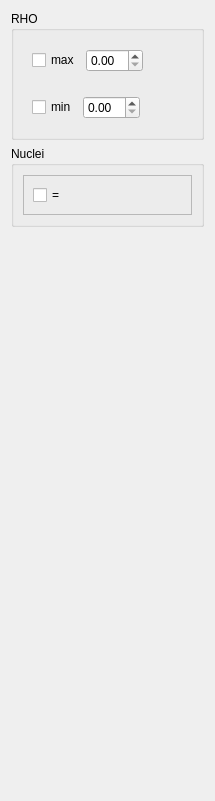
      <widget class="QWidget" name="tab_3">
       <attribute name="title">
        <string>Filter</string>
       </attribute>
       <layout class="QVBoxLayout" name="verticalLayout_25">
        <item>
         <widget class="QGroupBox" name="groupBox_7">
          <property name="title">
           <string>RHO</string>
          </property>
          <layout class="QVBoxLayout" name="verticalLayout_24">
           <item>
            <widget class="QFrame" name="frame_6">
             <property name="frameShape">
              <enum>QFrame::NoFrame</enum>
             </property>
             <property name="frameShadow">
              <enum>QFrame::Raised</enum>
             </property>
             <layout class="QHBoxLayout" name="horizontalLayout_11">
              <item>
               <widget class="QCheckBox" name="is_maximum_rho_def">
                <property name="text">
                 <string>max</string>
                </property>
               </widget>
              </item>
              <item>
               <widget class="QDoubleSpinBox" name="doubleSpinBox"/>
              </item>
              <item>
               <spacer name="horizontalSpacer_9">
                <property name="orientation">
                 <enum>Qt::Horizontal</enum>
                </property>
                <property name="sizeHint" stdset="0">
                 <size>
                  <width>40</width>
                  <height>20</height>
                 </size>
                </property>
               </spacer>
              </item>
             </layout>
            </widget>
           </item>
           <item>
            <widget class="QFrame" name="frame_9">
             <property name="frameShape">
              <enum>QFrame::NoFrame</enum>
             </property>
             <property name="frameShadow">
              <enum>QFrame::Raised</enum>
             </property>
             <layout class="QHBoxLayout" name="horizontalLayout_12">
              <item>
               <widget class="QCheckBox" name="is_minimum_rho_def">
                <property name="text">
                 <string>min</string>
                </property>
               </widget>
              </item>
              <item>
               <widget class="QDoubleSpinBox" name="doubleSpinBox_2"/>
              </item>
              <item>
               <spacer name="horizontalSpacer_10">
                <property name="orientation">
                 <enum>Qt::Horizontal</enum>
                </property>
                <property name="sizeHint" stdset="0">
                 <size>
                  <width>40</width>
                  <height>20</height>
                 </size>
                </property>
               </spacer>
              </item>
             </layout>
            </widget>
           </item>
          </layout>
         </widget>
        </item>
        <item>
         <widget class="QGroupBox" name="groupBox_8">
          <property name="title">
           <string>Nuclei</string>
          </property>
          <layout class="QVBoxLayout" name="verticalLayout_22">
           <item>
            <widget class="QFrame" name="frame_13">
             <property name="frameShape">
              <enum>QFrame::StyledPanel</enum>
             </property>
             <property name="frameShadow">
              <enum>QFrame::Raised</enum>
             </property>
             <layout class="QHBoxLayout" name="horizontalLayout_10">
              <item>
               <widget class="QCheckBox" name="checkBox_3">
                <property name="text">
                 <string>=</string>
                </property>
               </widget>
              </item>
             </layout>
            </widget>
           </item>
          </layout>
         </widget>
        </item>
        <item>
         <spacer name="verticalSpacer_3">
          <property name="orientation">
           <enum>Qt::Vertical</enum>
          </property>
          <property name="sizeHint" stdset="0">
           <size>
            <width>20</width>
            <height>563</height>
           </size>
          </property>
         </spacer>
        </item>
       </layout>
      </widget>
